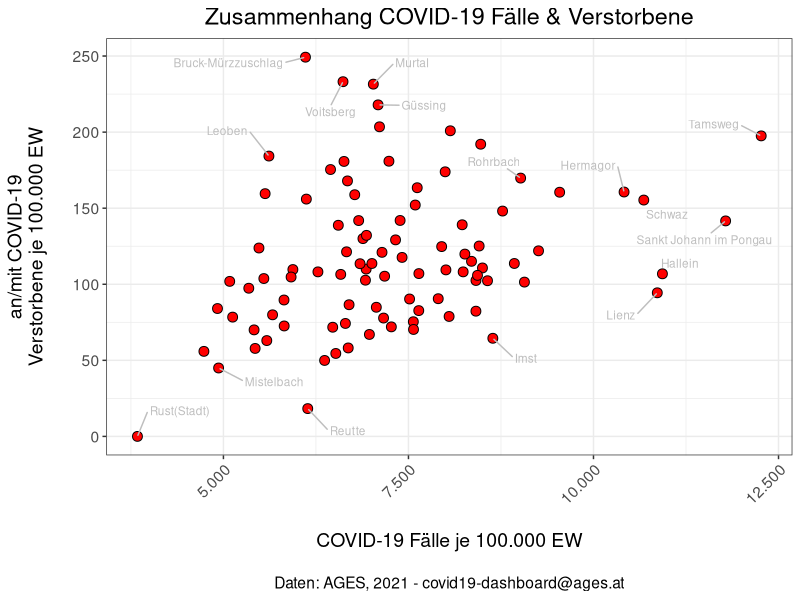
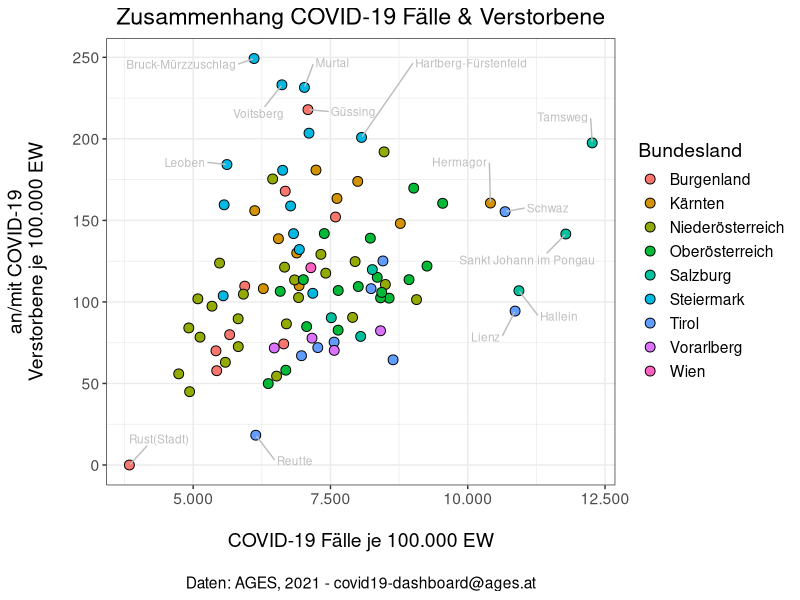
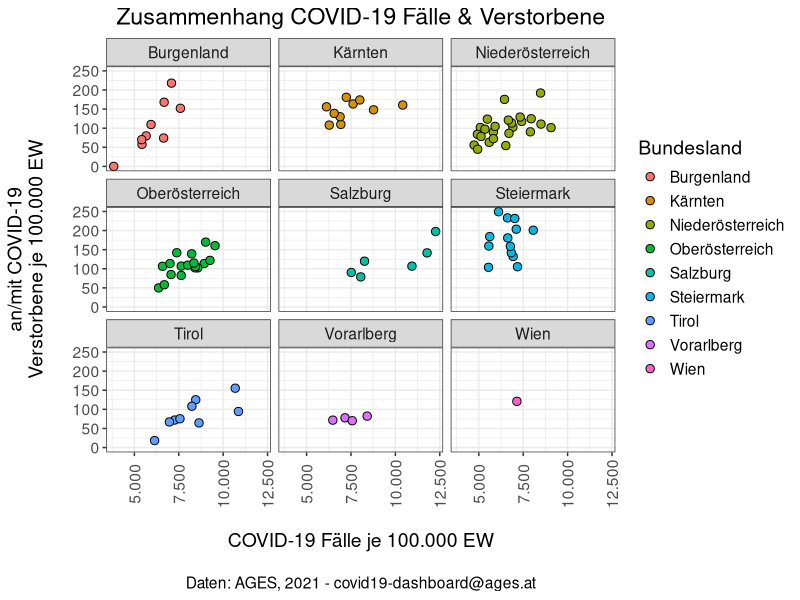
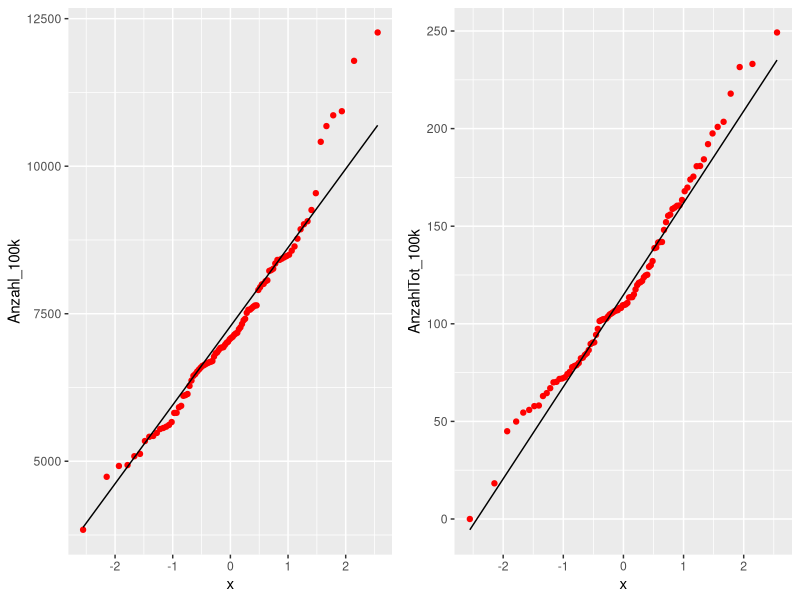
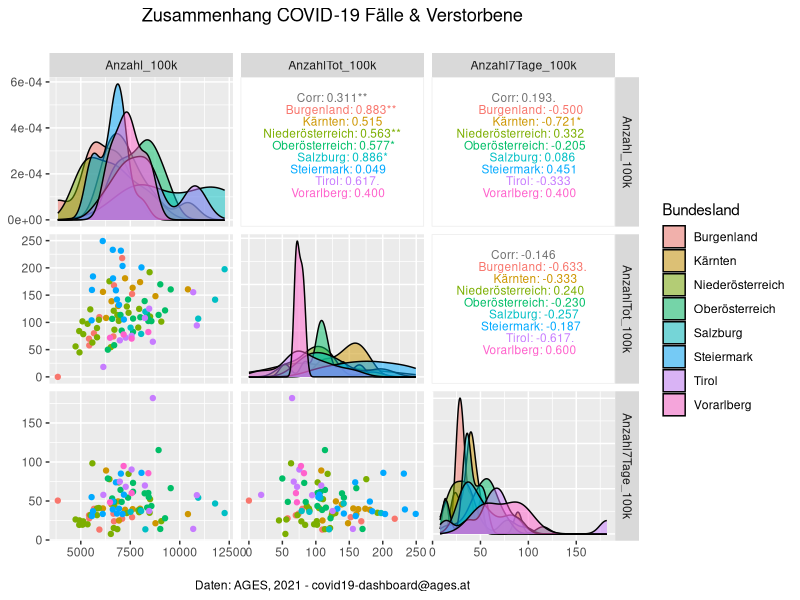
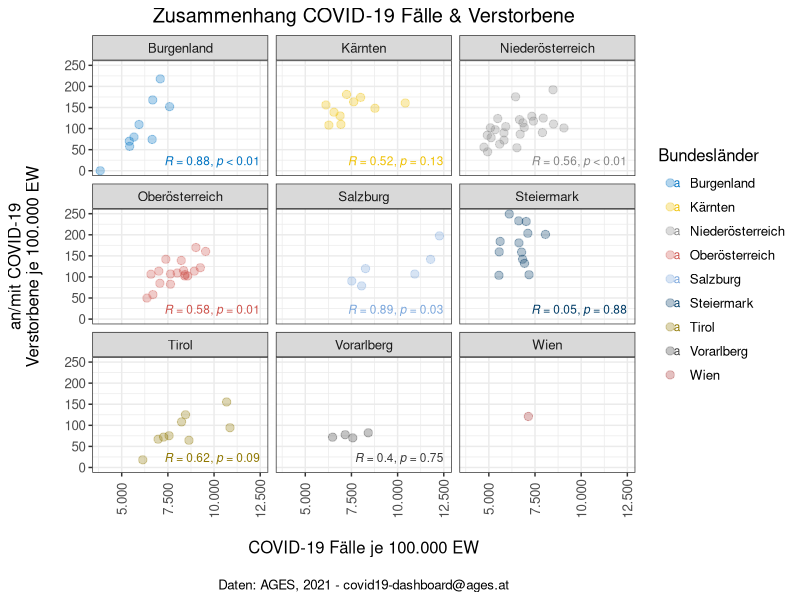
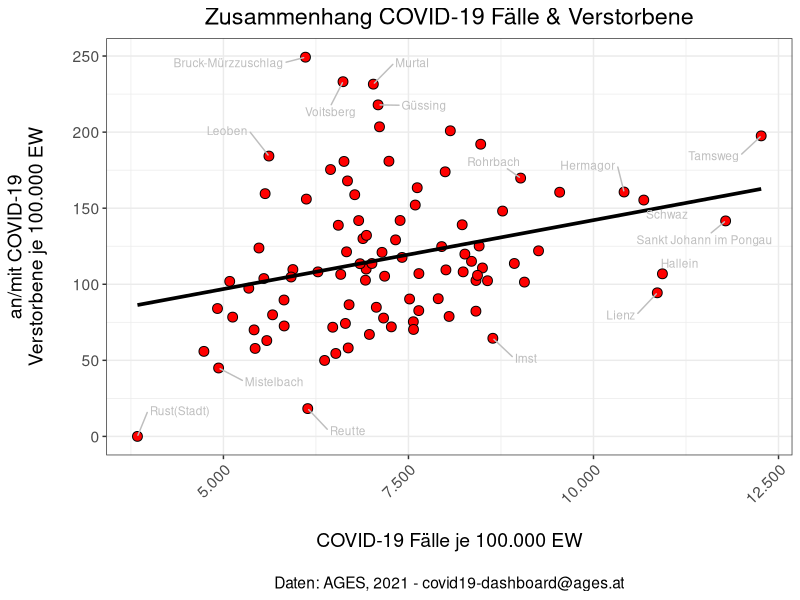
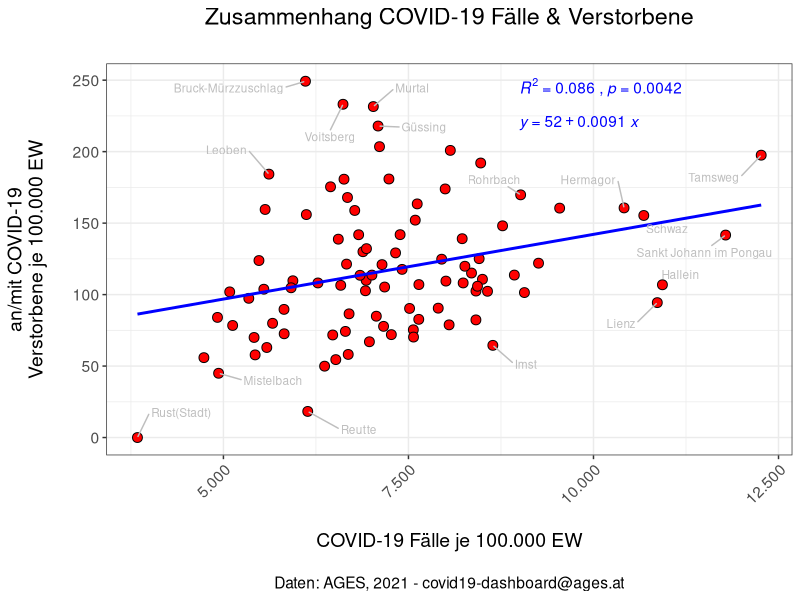

These figures' R source, in order:
## ----message=FALSE, warning=FALSE---------------------------------
library(tidyverse)
library(scales)
library(ggrepel)

agesRohdaten <- read.csv2("data/agesRohdaten_25-05-21.csv", encoding = "UTF-8") %>%
  as_tibble()
covidCases <- agesRohdaten %>%
  mutate(Anzahl_100k = Anzahl/(AnzEinwohner/100000),
         AnzahlTot_100k = AnzahlTot/(AnzEinwohner/100000),
         Anzahl7Tage_100k = AnzahlFaelle7Tage/(AnzEinwohner/100000))
covidCases <- covidCases %>%
  mutate(bula = factor(floor(GKZ/100),
                       levels = c(1:9),
                       labels = c("Burgenland",
                                  "Kärnten",
                                  "Niederösterreich",
                                  "Oberösterreich",
                                  "Salzburg",
                                  "Steiermark",
                                  "Tirol",
                                  "Vorarlberg",
                                  "Wien")
                       )
         )


## ----warning=FALSE------------------------------------------------
ggplot(covidCases, aes(x = Anzahl_100k, y = AnzahlTot_100k)) +
  geom_point(size = 3, shape=21, fill = "red") +
  ggrepel::geom_text_repel(aes(label = Bezirk),
                size = 3,
                color = "gray",
                box.padding = 1) +
  scale_x_continuous(labels = scales::label_comma(big.mark = ".", 
                                                  decimal.mark = ",")) +
  theme_bw() +
  theme(text = element_text(size = 14),
        plot.title = element_text(hjust = 0.5),
        plot.caption = element_text(hjust = 0.5),
        axis.text.x=element_text(angle = 45, hjust = 1)) +
  labs(title = "Zusammenhang COVID-19 Fälle & Verstorbene",
       x = "\nCOVID-19 Fälle je 100.000 EW",
       y = "an/mit COVID-19\nVerstorbene je 100.000 EW\n",
       caption = "\nDaten: AGES, 2021 - covid19-dashboard@ages.at",
       color = "Bundesland")


## ----warning=FALSE------------------------------------------------
ggplot(covidCases, aes(x = Anzahl_100k, y = AnzahlTot_100k)) +
  geom_point(aes(fill = bula), shape=21, size = 3) +
  ggrepel::geom_text_repel(aes(label = Bezirk),
                size = 3,
                color = "gray",
                box.padding = 1) +  
  scale_x_continuous(labels = scales::label_comma(big.mark = ".", 
                                                  decimal.mark = ",")) +
  theme_bw() +
  theme(text = element_text(size = 14),
        plot.title = element_text(hjust = 0.5),
        plot.caption = element_text(hjust = 0.5)) +
  labs(title = "Zusammenhang COVID-19 Fälle & Verstorbene",
       x = "\nCOVID-19 Fälle je 100.000 EW",
       y = "an/mit COVID-19\nVerstorbene je 100.000 EW\n",
       caption = "\nDaten: AGES, 2021 - covid19-dashboard@ages.at",
       fill = "Bundesland")


## -----------------------------------------------------------------
ggplot(covidCases, aes(x = Anzahl_100k, y = AnzahlTot_100k)) +
  geom_point(aes(fill = bula), shape=21, size = 2.5) +
  scale_x_continuous(labels = scales::label_comma(big.mark = ".", 
                                                  decimal.mark = ",")) +
  theme_bw() +
  theme(text = element_text(size = 14),
        plot.title = element_text(hjust = 0.5),
        plot.caption = element_text(hjust = 0.5),
        axis.text.x=element_text(angle = 90, vjust = 0.5)) +
  labs(title = "Zusammenhang COVID-19 Fälle & Verstorbene",
       x = "\nCOVID-19 Fälle je 100.000 EW",
       y = "an/mit COVID-19\nVerstorbene je 100.000 EW\n",
       caption = "\nDaten: AGES, 2021 - covid19-dashboard@ages.at",
       fill = "Bundesland") +
  facet_wrap(~bula)


## ----echo=FALSE---------------------------------------------------
mySlideshow <- "eh9-2_zusammenhangsmasse_metrisch_v1"
mySlideWidth <- 600
mySlideHeight <- 450

knitr::asis_output(paste(
  "<iframe src=\"https://kamihoeferl.at/lehre/vu_sozwiss_1/___slides/",
  mySlideshow,
  ".html#1\" width=\"",
  mySlideWidth,
  "px\" height=\"",
  mySlideHeight,
  "px\" class=\"videoframe\" allowfullscreen>Your browser doesnot support iframes <a href=\"<https://kamihoeferl.at/lehre/vu_sozwiss_1/___slides/",
  mySlideshow,
  ".html#1\">click here to view the page directly.</a></iframe>", sep = ""))
knitr::asis_output(paste(
  "<div><a href=\"https://kamihoeferl.at/lehre/vu_sozwiss_1/___slides/",
  mySlideshow,
  ".pdf\">Die Slides als PDF</a></div><br>",
  sep = ""))


## -----------------------------------------------------------------
library(ggpubr)
q1 <- ggplot(covidCases, aes(sample = Anzahl_100k)) +
geom_qq(color = "red") +
geom_qq_line() +
labs(y = "Anzahl_100k")
q2 <- ggplot(covidCases, aes(sample = AnzahlTot_100k)) +
geom_qq(color = "red") +
geom_qq_line() +
labs(y = "AnzahlTot_100k")
ggarrange(q1, q2,
          # labels = c("AnzahlTot_100k", "AnzahlTot_100k"),
          ncol = 2, nrow = 1)


## -----------------------------------------------------------------
library(rstatix)
covidCases %>%
  summarise(across(c(Anzahl_100k,AnzahlTot_100k),
                   ~ rstatix::shapiro_test(.)$p.value))


## -----------------------------------------------------------------
cor.test(covidCases$Anzahl_100k, covidCases$AnzahlTot_100k, method = "spearman")


## -----------------------------------------------------------------
cor.test(covidCases$Anzahl_100k, covidCases$AnzahlTot_100k)


## -----------------------------------------------------------------
r_values <- covidCases %>%
  filter(GKZ != 900) %>%
  group_by(bula) %>%
  summarise(r = cor(Anzahl_100k, AnzahlTot_100k, method = "spearman"))
p_values <- covidCases %>%
  filter(GKZ != 900) %>%
  group_by(bula) %>%
  summarise(p = cor.test(Anzahl_100k, AnzahlTot_100k, method = "spearman")$p.value)
r_values %>%
  inner_join(p_values, by = c("bula")) %>%
  filter(p <= 0.05) %>%
  arrange(-r) %>%
  knitr::kable(digits = 2)


## ----message=FALSE, warning=FALSE---------------------------------
library(GGally)
covidCases %>%
  filter(GKZ != 900) %>%
  GGally::ggpairs(., columns = c("Anzahl_100k", "AnzahlTot_100k", "Anzahl7Tage_100k"),
          legend = 1,
          mapping = ggplot2::aes(color = bula),
          diag = list(continuous = wrap("densityDiag", alpha=0.5)),
          upper = list(continuous = wrap("cor", method = "spearman", size = 3))
          ) +
  theme(plot.title = element_text(hjust = 0.5),
        plot.caption = element_text(hjust = 0.5)) +
  labs(title = "Zusammenhang COVID-19 Fälle & Verstorbene\n",
       caption = "\nDaten: AGES, 2021 - covid19-dashboard@ages.at",
       fill = "Bundesland")


## -----------------------------------------------------------------
library(ggpubr)
ggscatter(covidCases, x = "Anzahl_100k", y = "AnzahlTot_100k",
          color = "bula", palette = "jco",
          alpha = 0.3,
          size = 2.5) +
  scale_x_continuous(labels = scales::label_comma(big.mark = ".",
                                                  decimal.mark = ",")) +
  facet_wrap(~bula) +
  stat_cor(aes(color = bula),
           method = "spearman",
           p.accuracy = 0.01, 
           r.accuracy = 0.01,
           size = 3,
           hjust = 1,
           label.x = 12500,
           label.y = 20) +
  theme_bw() +
  theme(text = element_text(size = 12),
        plot.title = element_text(hjust = 0.5),
        plot.caption = element_text(hjust = 0.5),
        axis.text.x=element_text(angle = 90, vjust = 0.5)) +
  labs(title = "Zusammenhang COVID-19 Fälle & Verstorbene",
       x = "\nCOVID-19 Fälle je 100.000 EW",
       y = "an/mit COVID-19\nVerstorbene je 100.000 EW\n",
       caption = "\nDaten: AGES, 2021 - covid19-dashboard@ages.at",
       color = "Bundesländer")


## ----echo=FALSE---------------------------------------------------
mySlideshow <- "eh9-3_regression_v1"
mySlideWidth <- 600
mySlideHeight <- 450

knitr::asis_output(paste(
  "<iframe src=\"https://kamihoeferl.at/lehre/vu_sozwiss_1/___slides/",
  mySlideshow,
  ".html#1\" width=\"",
  mySlideWidth,
  "px\" height=\"",
  mySlideHeight,
  "px\" class=\"videoframe\" allowfullscreen>Your browser doesnot support iframes <a href=\"<https://kamihoeferl.at/lehre/vu_sozwiss_1/___slides/",
  mySlideshow,
  ".html#1\">click here to view the page directly.</a></iframe>", sep = ""))
knitr::asis_output(paste(
  "<div><a href=\"https://kamihoeferl.at/lehre/vu_sozwiss_1/___slides/",
  mySlideshow,
  ".pdf\">Die Slides als PDF</a></div><br>",
  sep = ""))


## ----message=FALSE, warning=FALSE---------------------------------
ggplot(covidCases, aes(x = Anzahl_100k, y = AnzahlTot_100k)) +
  geom_point(size = 3, shape=21, fill = "red") +
  geom_smooth(method = "lm", formula= y~x, se = FALSE,
              size = 1.25, color = "black") +
  scale_x_continuous(labels = scales::label_comma(big.mark = ".", 
                                                  decimal.mark = ",")) +
  ggrepel::geom_text_repel(aes(label = Bezirk),
              size = 3,
              color = "gray",
              box.padding = 1) +
  theme_bw() +
  theme(text = element_text(size = 14),
        plot.title = element_text(hjust = 0.5),
        plot.caption = element_text(hjust = 0.5),
        axis.text.x=element_text(angle = 45, hjust = 1)) +
  labs(title = "Zusammenhang COVID-19 Fälle & Verstorbene",
       x = "\nCOVID-19 Fälle je 100.000 EW",
       y = "an/mit COVID-19\nVerstorbene je 100.000 EW\n",
       caption = "\nDaten: AGES, 2021 - covid19-dashboard@ages.at",
       color = "Bundesland")


## ----message=FALSE, warning=FALSE---------------------------------
ggscatter(covidCases, x = "Anzahl_100k", y = "AnzahlTot_100k",
          shape=21, size = 3, fill = "red", color = "black",
          add = "reg.line", add.params = list(color = "blue")) +
  stat_cor(aes(label = paste(..rr.label..,
                             ..p.label..,
                             sep = "~`,`~")),
           color = "blue",
           label.x = 9000,
           label.y = 245) +
  stat_regline_equation(color = "blue",
                        label.x = 9000,
                        label.y = 220) +
  ggrepel::geom_text_repel(aes(label = Bezirk),
            size = 3,
            color = "gray",
            box.padding = 1) +
  scale_x_continuous(labels = scales::label_comma(big.mark = ".", 
                                                  decimal.mark = ",")) +
  theme_bw() +
  theme(text = element_text(size = 14),
        plot.title = element_text(hjust = 0.5),
        plot.caption = element_text(hjust = 0.5),
        axis.text.x=element_text(angle = 45, hjust = 1)) +
  labs(title = "Zusammenhang COVID-19 Fälle & Verstorbene\n",
       x = "\nCOVID-19 Fälle je 100.000 EW",
       y = "an/mit COVID-19\nVerstorbene je 100.000 EW\n",
       caption = "\nDaten: AGES, 2021 - covid19-dashboard@ages.at")


## ----message=FALSE, warning=FALSE---------------------------------
ggscatter(covidCases, x = "Anzahl_100k", y = "AnzahlTot_100k",
          color = "bula",
          alpha = 0.3,
          size = 2.5,
          add = "reg.line",
          cor.coeff.args = list(method = "pearson",
                                label.sep = "\n")) +
  stat_cor(aes(label = paste(..rr.label..,
                             ..p.label..,
                             sep = "~`,`~"),
               color = bula),
           size = 3,
           label.x = 1500) +
  scale_x_continuous(labels = scales::label_comma(big.mark = ".",
                                                  decimal.mark = ",")) +
  theme_bw() +
  theme(text = element_text(size = 14),
        plot.title = element_text(hjust = 0.5),
        plot.caption = element_text(hjust = 0.5),
        axis.text.x=element_text(angle = 45, hjust = 1)) +
  labs(title = "Zusammenhang COVID-19 Fälle & Verstorbene\n",
       x = "\nCOVID-19 Fälle je 100.000 EW",
       y = "an/mit COVID-19\nVerstorbene je 100.000 EW\n",
       caption = "\nDaten: AGES, 2021 - covid19-dashboard@ages.at",
       color = "Bundesland")


## ----message=FALSE, warning=FALSE---------------------------------
ggscatter(covidCases, x = "Anzahl_100k", y = "AnzahlTot_100k",
  color = "bula", palette = "jco",
  alpha = 0.3,
  size = 2.5,
  add = "reg.line") +
  scale_x_continuous(labels = scales::label_comma(big.mark = ".",
                                                  decimal.mark = ",")) +
  facet_wrap(~bula) +
  stat_cor(aes(label = paste(..rr.label..,
                             ..p.label..,
                             sep = "~`,`~"),
               color = bula),
           p.accuracy = 0.01,
           size = 3,
           hjust = 1,
           label.x = 12500,
           label.y = 20) +
  theme_bw() +
  theme(text = element_text(size = 12),
        plot.title = element_text(hjust = 0.5),
        plot.caption = element_text(hjust = 0.5),
        axis.text.x=element_text(angle = 90, vjust = 0.5)) +
  labs(title = "Zusammenhang COVID-19 Fälle & Verstorbene",
       x = "\nCOVID-19 Fälle je 100.000 EW",
       y = "an/mit COVID-19\nVerstorbene je 100.000 EW\n",
       caption = "\nDaten: AGES, 2021 - covid19-dashboard@ages.at",
       fill = "Bundesland")


## -----------------------------------------------------------------
r_values %>%
  inner_join(p_values, by = c("bula")) %>%
  filter(p <= 0.05) %>%
  arrange(-r) %>%
  knitr::kable(digits = 2)

